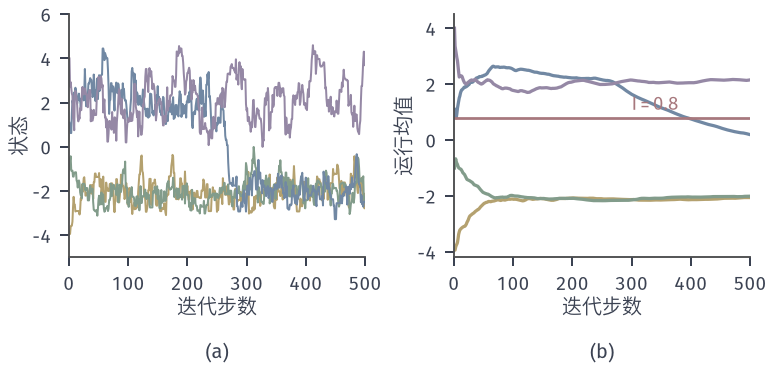

The script that drew this image:
from pathlib import Path
import sys
HERE = Path(__file__).resolve().parent
sys.path.insert(0, str(HERE.parent/"budget-common"))
from budget_fig import *
# Random-walk Metropolis on pi = 0.3 N(-2, 0.5^2) + 0.7 N(2, 1) with step s = 0.5, f(x) = x, I = 0.8.
# Four chains started at -4, -1, 1, 4 (seed 0..3), 500 iterations each; (a) traces, (b) running means.
p = lambda x: 0.3*phi(x, -2, .5)+0.7*phi(x, 2, 1)
def mh(x0, s, N, seed):
    rng = np.random.default_rng(seed); x = x0; px = p(x); out = np.empty(N)
    z = rng.standard_normal(N)*s; u = rng.random(N)
    for t in range(N):
        y = x+z[t]; py = p(y)
        if u[t]*px < py: x, px = y, py
        out[t] = x
    return out
N = 500; starts = [-4.0, -1.0, 1.0, 4.0]; cols = [YELLOW, GREEN, BLUE, PURPLE]
runs = [mh(x0, .5, N, k) for k, x0 in enumerate(starts)]
fig, axs = figure(width_mm=108, height_mm=52, ncols=2)
a1, a2 = axs
panel(fig, left=.09, right=.98, bottom=.3, top=.96, wspace=.3)
t = np.arange(1, N+1)
for r, c in zip(runs, cols):
    a1.plot(t, r, color=c, lw=.8)
    a2.plot(t, np.cumsum(r)/t, color=c, lw=1.3)
a2.axhline(.8, color=RED, lw=1.1)
a1.set_xlim(0, N); a1.set_ylim(-5, 6); a2.set_xlim(0, N); a2.set_ylim(-4.2, 4.5)
axlab(a1, '迭代步数', '状态'); axlab(a2, '迭代步数', '运行均值')
lab(a2, 300, 1.05, r'$I=0.8$', RED)
tags(fig, axs)
pooled = np.concatenate(runs)
facts = {'final_means': [float(r.mean()) for r in runs], 'frac_left': [float((r < 0).mean()) for r in runs],
         'pooled_mean': float(pooled.mean()), 'between_sd': float(np.std([r.mean() for r in runs], ddof=1))}
save(fig, HERE, 'figure', facts); print(facts)
